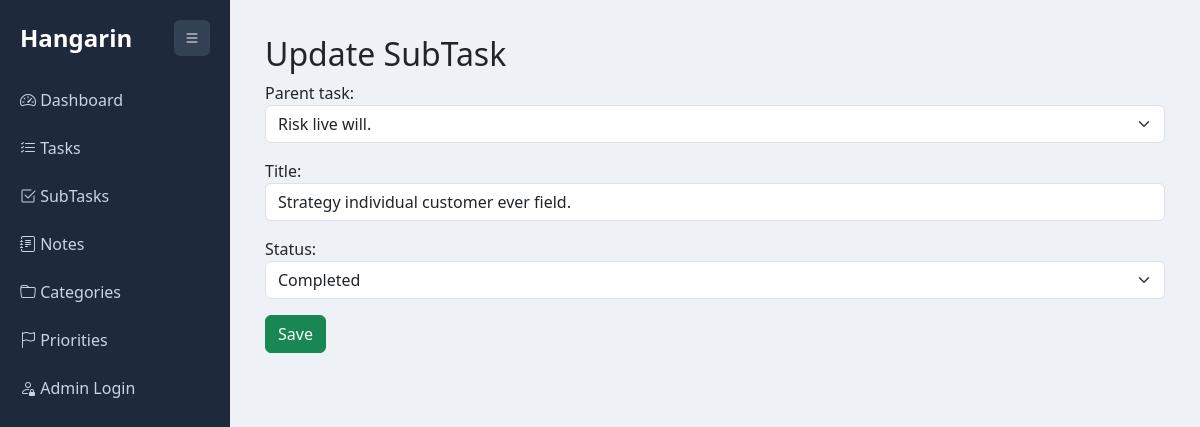
The app's page /subtasks/update/6/ with its own data.
### planner/models.py (models this page shows, shortened)
class BaseModel(models.Model):
    created_at = models.DateTimeField(auto_now_add=True)
    updated_at = models.DateTimeField(auto_now=True)
    class Meta:
        abstract = True

class SubTask(BaseModel):
    STATUS_CHOICES = [
        ("Pending", "Pending"),
        ("In Progress", "In Progress"),
        ("Completed", "Completed"),
    ]
    parent_task = models.ForeignKey(Task, on_delete=models.CASCADE)
    title = models.CharField(max_length=255)
    status = models.CharField(
        max_length=50,
        choices=STATUS_CHOICES,
        default="Pending"
    )

class Task(BaseModel):
    STATUS_CHOICES = [
        ("Pending", "Pending"),
        ("In Progress", "In Progress"),
        ("Completed", "Completed"),
    ]
    title = models.CharField(max_length=255)
    description = models.TextField()
    deadline = models.DateTimeField()
    status = models.CharField(
        max_length=50,
        choices=STATUS_CHOICES,
        default="Pending"
    )
    category = models.ForeignKey(Category, on_delete=models.CASCADE)
    priority = models.ForeignKey(Priority, on_delete=models.CASCADE)
    def __str__(self):
        return self.title

### planner/views.py (the view)
# urls.py: path('subtasks/update/<int:id>/', subtask_update, name='subtask_update'),
def subtask_update(request, id):
    subtask = get_object_or_404(SubTask, id=id)
    if request.method == "POST":
        form = SubTaskForm(request.POST, instance=subtask)
        if form.is_valid():
            form.save()
            return redirect("subtask_list")
    else:
        form = SubTaskForm(instance=subtask)
    return render(request, "subtask_form.html", {"form": form})

### planner/forms.py
class SubTaskForm(forms.ModelForm):
    class Meta:
        model = SubTask
        fields = "__all__"
        widgets = {
            'parent_task': forms.Select(attrs={'class': 'form-select'}),
            'title': forms.TextInput(attrs={'class': 'form-control'}),
            'status': forms.Select(attrs={'class': 'form-select'}),
        }

### templates/subtask_form.html (shortened to what this page needs)
{% extends 'base.html' %}
{% block content %}
<h2>Update SubTask</h2>
<form method="POST">
{{ form.as_p }}
<button class="btn btn-success">Save</button>
</form>
{% endblock %}

### templates/base.html (style rules this page uses)
body { background:#eef2f7; font-family:'Segoe UI', Tahoma, Geneva, Verdana, sans-serif; }

### records on screen
SubTask: parent_task "Risk live will.", status "Completed"
Task: title "Strategy individual customer ever field."
